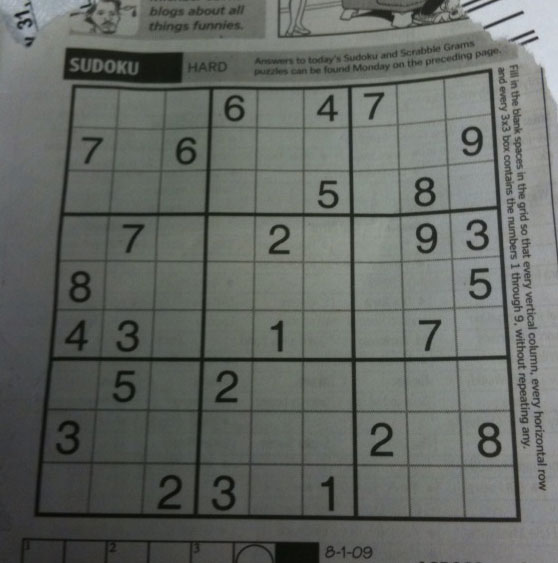
#> input picture notebook/jupyter-notebook/dip/sudoku.jpg, 558 x 563 px
$ jupyter execute git_raw.ipynb   (Python 2 division)
#> lines starting #> are read from the running program, lines starting #| are printed output that depends on the picture; after the words box and inside, x2 and y2 are one past the last pixel; in counts of white or black regions, pixels touching at a corner belong together
[cell 1]
# imports
import numpy as np
import cv2
import matplotlib.pyplot as plt


# The Hough Transform is a popular algorithm for detecting any shape that can
# be represented in a parametric mathmatical form in binary images. This
# usually means that images need to be thresholded or filtered prior to running
# the Hough Transform.

# read in shapes image and convert to grayscale
shapes = cv2.imread('sudoku.jpg')
#> shapes is the input picture: shape (563, 558, 3); mean B, G, R 99.5, 104.1, 100
cv2.imshow('Original Image', shapes)
cv2.waitKey(0)
cv2.destroyAllWindows()
shapes_grayscale = cv2.cvtColor(shapes, cv2.COLOR_RGB2GRAY)

# blur image (this will help clean up noise for Canny Edge Detection)
# see Chapter 2.0 for Guassian Blur or check OpenCV documentation
shapes_blurred = cv2.GaussianBlur(shapes_grayscale, (5, 5), 1.5)

# find Canny Edges and show resulting image
canny_edges = cv2.Canny(shapes_blurred, 100, 200)
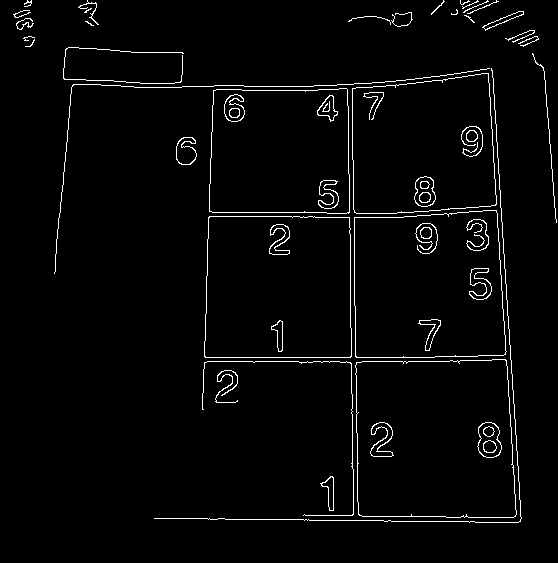
#> canny_edges: shape (563, 558); 2.7% white in thin lines or dots
cv2.imshow('Canny Edges', canny_edges)
cv2.waitKey(0)
cv2.destroyAllWindows()
########################################### HOUGH LINES FROM SCRATCH USING NUMPY
# Step 1: The Hough transform needs a binary edges images.  For this particular
# python file, I used the openCV built in Class Canny to create this edge image
# from the original shapes.png file.

# This is the function that will build the Hough Accumulator for the given image
def hough_lines_acc(img, rho_resolution=1, theta_resolution=1):
    ''' A function for creating a Hough Accumulator for lines in an image. '''
    height, width = img.shape # we need heigth and width to calculate the diag
    img_diagonal = np.ceil(np.sqrt(height**2 + width**2)) # a**2 + b**2 = c**2
    rhos = np.arange(-img_diagonal, img_diagonal + 1, rho_resolution)
    thetas = np.deg2rad(np.arange(-90, 90, theta_resolution))

    # create the empty Hough Accumulator with dimensions equal to the size of
    # rhos and thetas
    H = np.zeros((len(rhos), len(thetas)), dtype=np.uint64)
    y_idxs, x_idxs = np.nonzero(img) # find all edge (nonzero) pixel indexes

    for i in range(len(x_idxs)): # cycle through edge points
        x = x_idxs[i]
        y = y_idxs[i]

        for j in range(len(thetas)): # cycle through thetas and calc rho
            rho = int((x * np.cos(thetas[j]) +
                       y * np.sin(thetas[j])) + img_diagonal)
            H[rho, j] += 1

    return H, rhos, thetas


# This is a simple peaks function that just finds the indicies of the number
# of maximum values equal to num_peaks.  You have to be careful here though, if
# there's any noise in the image it will like create a 'pocket' of local maxima
# values.  This function ignores this and in turn has the tendancy to return
# multiple lines along an actual line in the image.
def hough_simple_peaks(H, num_peaks):
    ''' A function that returns the number of indicies = num_peaks of the
        accumulator array H that correspond to local maxima. '''
    indices =  np.argpartition(H.flatten(), -2)[-num_peaks:]
    return np.vstack(np.unravel_index(indices, H.shape)).T


# This more advance Hough peaks funciton has threshold and nhood_size arguments
# threshold will threshold the peak values to be above this value if supplied,
# where as nhood_size will surpress the surrounding pixels centered around
# the local maximum after that value has been assigned as a peak.  This will
# force the algorithm to look eslwhere after it's already selected a point from
# a 'pocket' of local maxima.
def hough_peaks(H, num_peaks, threshold=0, nhood_size=3):
    ''' A function that returns the indicies of the accumulator array H that
        correspond to a local maxima.  If threshold is active all values less
        than this value will be ignored, if neighborhood_size is greater than
        (1, 1) this number of indicies around the maximum will be surpessed. '''
    # loop through number of peaks to identify
    indicies = []
    H1 = np.copy(H)
    for i in range(num_peaks):
        idx = np.argmax(H1) # find argmax in flattened array
        H1_idx = np.unravel_index(idx, H1.shape) # remap to shape of H
        indicies.append(H1_idx)

        # surpess indicies in neighborhood
        idx_y, idx_x = H1_idx # first separate x, y indexes from argmax(H)
        # if idx_x is too close to the edges choose appropriate values
        if (idx_x - (nhood_size/2)) < 0: min_x = 0
        else: min_x = idx_x - (nhood_size/2)
        if ((idx_x + (nhood_size/2) + 1) > H.shape[1]): max_x = H.shape[1]
        else: max_x = idx_x + (nhood_size/2) + 1

        # if idx_y is too close to the edges choose appropriate values
        if (idx_y - (nhood_size/2)) < 0: min_y = 0
        else: min_y = idx_y - (nhood_size/2)
        if ((idx_y + (nhood_size/2) + 1) > H.shape[0]): max_y = H.shape[0]
        else: max_y = idx_y + (nhood_size/2) + 1

        # bound each index by the neighborhood size and set all values to 0
        for x in range(min_x, max_x):
            for y in range(min_y, max_y):
                # remove neighborhoods in H1
                H1[y, x] = 0

                # highlight peaks in original H
                if (x == min_x or x == (max_x - 1)):
                    H[y, x] = 255
                if (y == min_y or y == (max_y - 1)):
                    H[y, x] = 255

    # return the indicies and the original Hough space with selected points
    return indicies, H


# a simple funciton used to plot a Hough Accumulator
def plot_hough_acc(H, plot_title='Hough Accumulator Plot'):
    ''' A function that plot a Hough Space using Matplotlib. '''
    fig = plt.figure(figsize=(10, 10))
    fig.canvas.set_window_title(plot_title)

    plt.imshow(H, cmap='jet')

    plt.xlabel('Theta Direction'), plt.ylabel('Rho Direction')
    plt.tight_layout()
    plt.show()


# drawing the lines from the Hough Accumulatorlines using OpevCV cv2.line
def hough_lines_draw(img, indicies, rhos, thetas):
    ''' A function that takes indicies a rhos table and thetas table and draws
        lines on the input images that correspond to these values. '''
    for i in range(len(indicies)):
        # reverse engineer lines from rhos and thetas
        rho = rhos[indicies[i][0]]
        theta = thetas[indicies[i][1]]
        a = np.cos(theta)
        b = np.sin(theta)
        x0 = a*rho
        y0 = b*rho
        # these are then scaled so that the lines go off the edges of the image
        x1 = int(x0 + 1000*(-b))
        y1 = int(y0 + 1000*(a))
        x2 = int(x0 - 1000*(-b))
        y2 = int(y0 - 1000*(a))

        cv2.line(img, (x1, y1), (x2, y2), (0, 255, 0), 2)


# run hough_lines_accumulator on the shapes canny_edges image
H, rhos, thetas = hough_lines_acc(canny_edges)
#> in hough_lines_acc, `y_idxs, x_idxs = np.nonzero(img)`: y_idxs = 8373 values from 0 to 522; x_idxs = 8373 values, max 556 at index 4286, min 13 at index 277, mean 353
#> the loop in hough_lines_acc, `for i in range(len(x_idxs)):` made 8373 passes
#> (x, y) on passes 1 to 3: (27, 0), (31, 0), (87, 0)
#> after the loop in hough_lines_acc, `for i in range(len(x_idxs)):`:
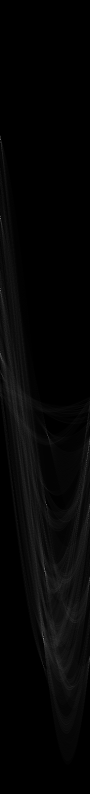
#> H: shape (1587, 180) uint64 (shown at 1/2 size); min 0, max 255, mean 5.3
#> rhos = 1587 values from -793 to 793; thetas = 180 values from -1.57 to 1.55
indicies, H = hough_peaks(H, 3, nhood_size=11) # find peaks
#> the loop in hough_peaks, `for i in range(num_peaks):` made 3 passes
#> (idx, idx_y, idx_x, min_x, max_x, min_y, max_y) on passes 1, 3: (205649, 1142, 89, 84, 95, 1137, 1148), (229946, 1277, 86, 81, 92, 1272, 1283)
#> (idx, idx_y, idx_x, max_x, min_y, max_y) on pass 2: (78480, 436, 0, 6, 431, 442)
#> after the loop in hough_peaks, `for i in range(num_peaks):`: H: shape (1587, 180) uint64; 0.04% of pixels changed, all inside (x1, y1, x2, y2) = (0, 431, 95, 1283)
#> after the loop in hough_peaks, `for i in range(num_peaks):`: indicies = [(1142, 89), (436, 0), (1277, 86)]
#> indicies = [(1142, 89), (436, 0), (1277, 86)]
plot_hough_acc(H) # plot hough space, brighter spots have higher votes
hough_lines_draw(shapes, indicies, rhos, thetas)
#> the loop in hough_lines_draw, `for i in range(len(indicies)):` made 3 passes
#> (rho, theta, a, b, x0, y0, x1, y1) on passes 1 to 3: (349, -0.0175, 1, -0.0175, 348.9, -6.09, 366, 993), (-357, -1.57, 6.12e-17, -1, -2.19e-14, 357, 1000, 357), (484, -0.0698, 0.998, -0.0698, 482.8, -33.76, 552, 963)
#> after the loop in hough_lines_draw, `for i in range(len(indicies)):`:
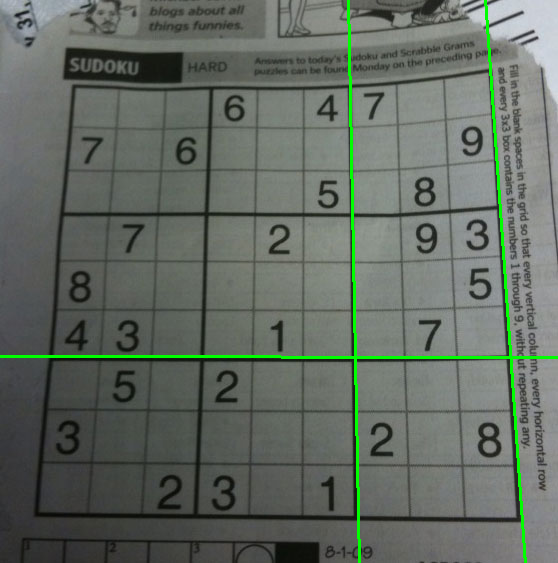
#> img: shape (563, 558, 3); mean B, G, R 98.2, 106.8, 98.7

# Show image with manual Hough Transform Lines
cv2.imshow('Major Lines: Manual Hough Transform', shapes)
cv2.waitKey(0)
cv2.destroyAllWindows()
